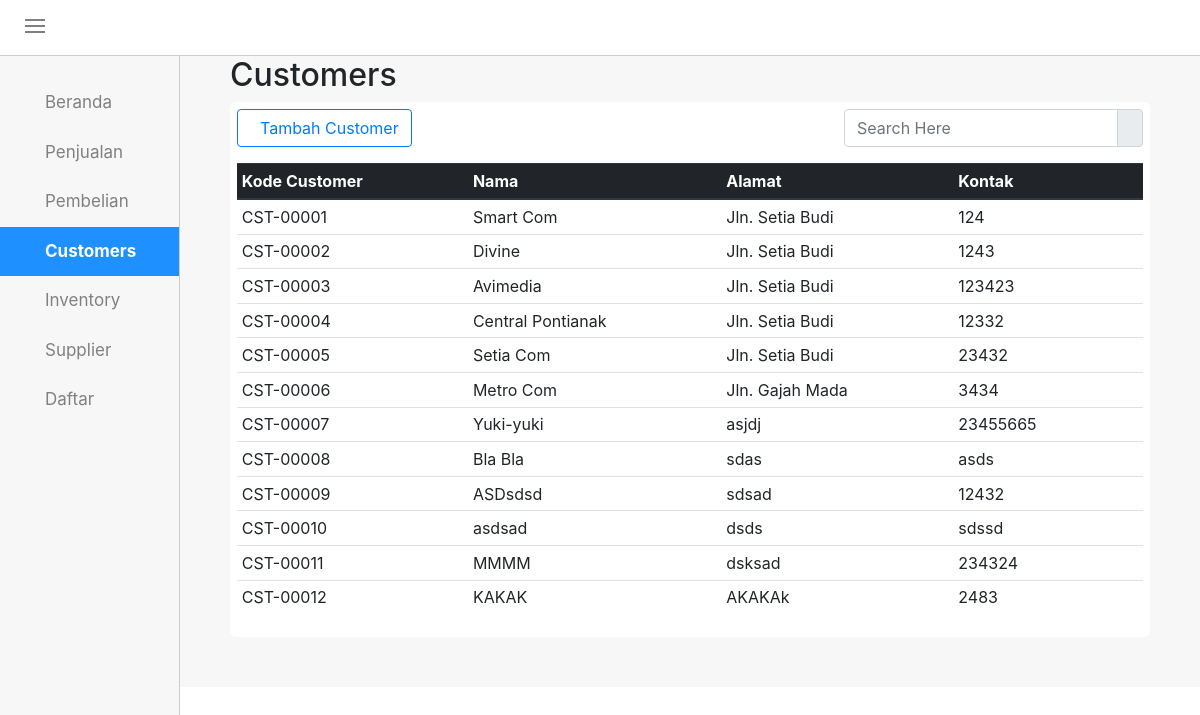
Before: /customers.php with the older database file.
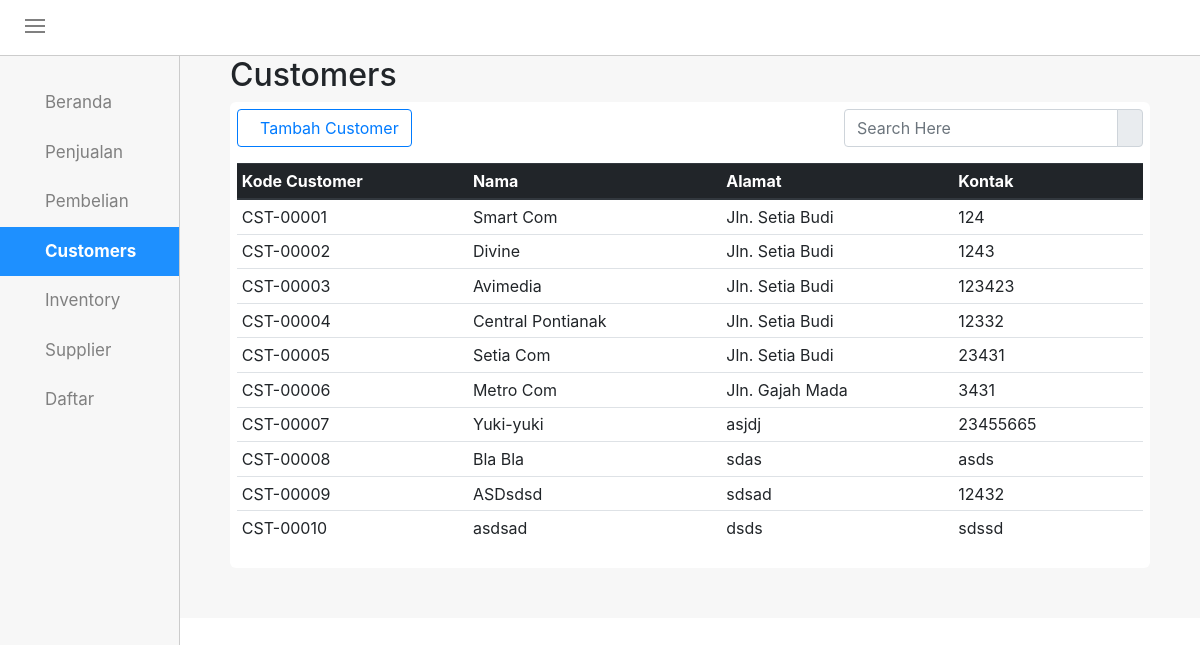
After: the same page with the newer database file.
### tables this page shows
CREATE TABLE `tb_customer` (
  `kd_customer` varchar(10) NOT NULL,
  `nm_customer` varchar(25) NOT NULL,
  `alamat` varchar(50) NOT NULL,
  `kontak` varchar(13) NOT NULL,
  `hapus` char(1) NOT NULL
);

### customers.php (the view, shortened to what this page needs)
<!DOCTYPE html>
<html>
<head>
	<link rel="stylesheet" type="text/css" href="style.css">
	<link rel="stylesheet" type="text/css" href="css/bootstrap.min.css">
	<link rel="stylesheet" type="text/css" href="css/datepicker.css">
</head>
<body id="bodyCustomers">
	<div id="topnav">
		<div class="menuicon" onclick="geser()">
			<div class="garis"></div>
			<div class="garis"></div>
			<div class="garis"></div>
		</div>
	</div>
	<div id="sidenav">
		<div id="tab">
			<div class="tabbutton">
				<a href="mainform.php" class="aktif"><span class="ion-ios-home"></span>Beranda</a>
				<a href="penjualan.php" target="_blank"><span class="ion-cash"></span>Penjualan</a>
				<a href="pembelian.php" target="_blank"><span class="ion-android-cart"></span>Pembelian</a>
				<a class="active" href="customers.php"><span class="ion-ios-people"></span>Customers</a>
				<a href="inventory.php" class="aktif"><span class="ion-briefcase"></span>Inventory</a>
				<a href="supplier.php" class="aktif"><span class="ion-person-stalker"></span>Supplier</a>
			</div>
				<a class="aktif drop" id="btn_daftar"><span class="ion-android-list"></span>Daftar<i class="ion-arrow-down-b"></i></a>
		</div>
	</div>
	<div id="rightside">
		<div id="beranda">
			<div class="all-box">
				<div class="all-top">
					<h2>Customers</h2>
				</div>
				<div class="all-content">
					<div class="all-head">
						<div class="button-add">
							<button class="btn btn-outline-primary" onclick="document.getElementById('id01').style.display='block'" style="width:auto;"><span class="ion-person-add"></span>Tambah Customer</button>
						</div>
						<div class="search-container">
						    <div class="input-group mb-3">
								<input type="text" name="keyword" id="keyword" class="form-control" placeholder="Search Here" autocomplete="off">
								<div class="input-group-append">
							    	<span class="input-group-text"><ion-icon ios="ios-search" md="md-search"></ion-icon></span>
							  	</div>
							</div>
		 				</div>
					</div>
					<br>
					<div id="container">
							<div class="table-responsive">
								<table class="table table-hover table-sm">
									<thead class="thead-dark">
										<tr>
											<th>Kode Customer</th>
											<th>Nama</th>
											<th>Alamat</th>
											<th>Kontak</th>
											<th></th>
											<th></th>
										</tr>
									</thead>
									<?php
										require_once("conn.php");
										$sql = "SELECT kd_customer,nm_customer,alamat,kontak FROM tb_customer WHERE hapus = 0";
										$q = mysqli_query($conn,$sql);
										while ($r = mysqli_fetch_assoc($q))
										{
										    echo "<tr>";
										    echo "<td>$r[kd_customer]";
										    echo "<td>$r[nm_customer]</td>";
										    echo "<td>$r[alamat]</td>";
										    echo "<td>$r[kontak]</td>";
										    echo "<td><span class='editCust ion-edit' data-toggle='modal' data-target='#editcustomermodal' data-backdrop='static' data-kodeCustomer='$r[kd_customer]' data-namaCustomer='$r[nm_customer]' data-alamat='$r[alamat]' data-kontak='$r[kontak]'></span></td>";
										    echo "<td><a class='ion-trash-a' href='customers_hapus.php?hps=$r[kd_customer]' onclick='return functionHapus()' class='hapus' value='.$r[kd_customer]' id='hapus' name='hps' data-id = '.$r[kd_customer]'></a></td>";
										    echo "</tr>";
										}
									?>
								</table>
							</div>
					</div>
				</div>
			</div>
			</div>
		</div>
</body>
</html>

Changed rows visible on the page:
no longer on this page (row edited): tb_customer: kd_customer "CST-00011", nm_customer "MMMM", alamat "dsksad", kontak "234324"
no longer on this page (row edited): tb_customer: kd_customer "CST-00012", nm_customer "KAKAK", alamat "AKAKAk", kontak "2483"
changed tb_customer "CST-00005": kontak "23432" → "23431"
changed tb_customer "CST-00006": kontak "3434" → "3431"
